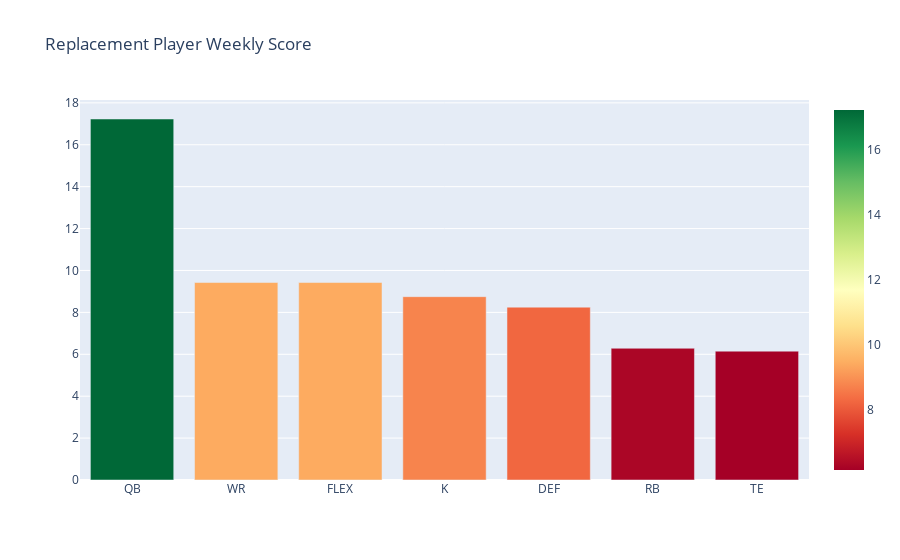

Write notebook code for a chart like this one.
### Code cell
# we should now calculate the replacement average points for each position
# if limit is set to None, there is no limit on the replacement players and
# all are used to calculate the average. It may be more realistic to just use
# the top # = LIMIT players on the waiver wire at a position, since those are
# the replacement options you would actually pickup
replacement_averages = {}
LIMIT = 10

for position in FANTASY_POSITIONS:
    pos_sum = 0
    pos_players = 0 if not LIMIT else LIMIT
    top_players = []

    for player in replacement_players:
        # Flex encompasses three positional replacement possibilities, so we
        # must take all three into account
        if position == "FLEX":
            for subposition in ["RB", "WR", "TE"]:
                if subposition in replacement_players[player]["fantasy_positions"]:
                    if not LIMIT:
                        pos_sum += replacement_players[player]["points"]
                        pos_players += 1
                    else:
                        if len(top_players) < LIMIT:
                            top_players.append(
                                replacement_players[player]["points"])
                        else:
                            p_points = replacement_players[player]["points"]
                            top_players = [p_points if p_points > min(
                                top_players) else curr_top for curr_top in top_players]
                        pos_sum = sum(top_players)
        else:
            if position in replacement_players[player]["fantasy_positions"]:
                if not LIMIT:
                    pos_sum += replacement_players[player]["points"]
                    pos_players += 1
                else:
                    if len(top_players) < LIMIT:
                        top_players.append(
                            replacement_players[player]["points"])
                    else:
                        p_points = replacement_players[player]["points"]
                        top_players = [p_points if p_points > min(top_players) else curr_top for curr_top in top_players]
                    pos_sum = sum(top_players)

    
    replacement_averages[position] = pos_sum / pos_players

fig = go.Figure()

weekly_replacements = [val / CURRENT_WEEK for val in replacement_averages.values()]
fig.add_trace(
    go.Bar(x=list(replacement_averages.keys()), y=weekly_replacements,
           marker=dict(color=weekly_replacements, coloraxis="coloraxis"))
)

fig.update_layout(coloraxis=dict(colorscale=px.colors.diverging.RdYlGn),
                  title="Replacement Player Weekly Score",
                  showlegend=False,
                  xaxis={'categoryorder': 'total descending'},
                  )

fig.show()

### Figure 1 — Plotly figure (JSON) as saved in the notebook; plotly's stock layout.template omitted (floating-point values rounded to 4 significant figures)
{"data": [{"marker": {"color": [17.23, 6.288, 9.425, 6.15, 9.425, 8.25, 8.75], "coloraxis": "coloraxis"}, "type": "bar", "x": ["QB", "RB", "WR", "TE", "FLEX", "DEF", "K"], "y": [17.23, 6.288, 9.425, 6.15, 9.425, 8.25, 8.75]}], "layout": {"coloraxis": {"colorscale": [[0, "rgb(165,0,38)"], [0.1, "rgb(215,48,39)"], [0.2, "rgb(244,109,67)"], [0.3, "rgb(253,174,97)"], [0.4, "rgb(254,224,139)"], [0.5, "rgb(255,255,191)"], [0.6, "rgb(217,239,139)"], [0.7, "rgb(166,217,106)"], [0.8, "rgb(102,189,99)"], [0.9, "rgb(26,152,80)"], [1, "rgb(0,104,55)"]]}, "showlegend": false, "title": {"text": "Replacement Player Weekly Score"}, "xaxis": {"categoryorder": "total descending"}}}
